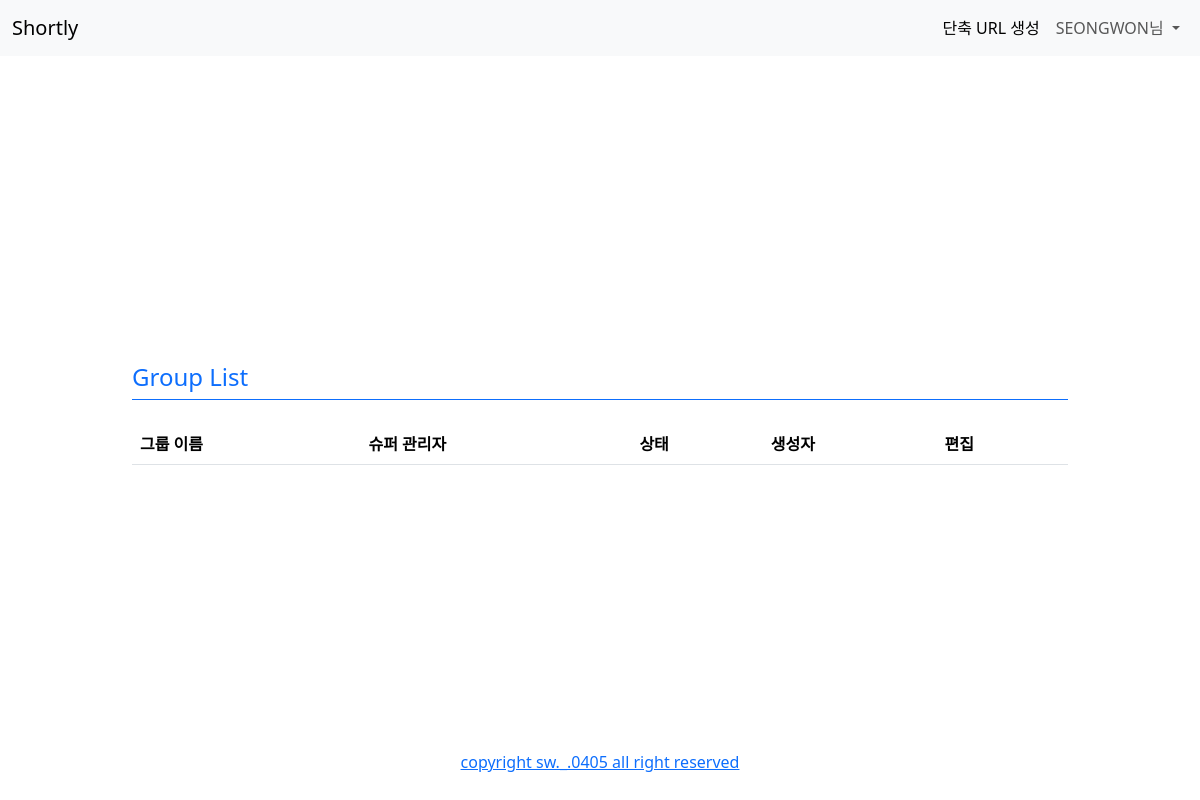
Page /group_list/ (signed in) on the earlier database version.
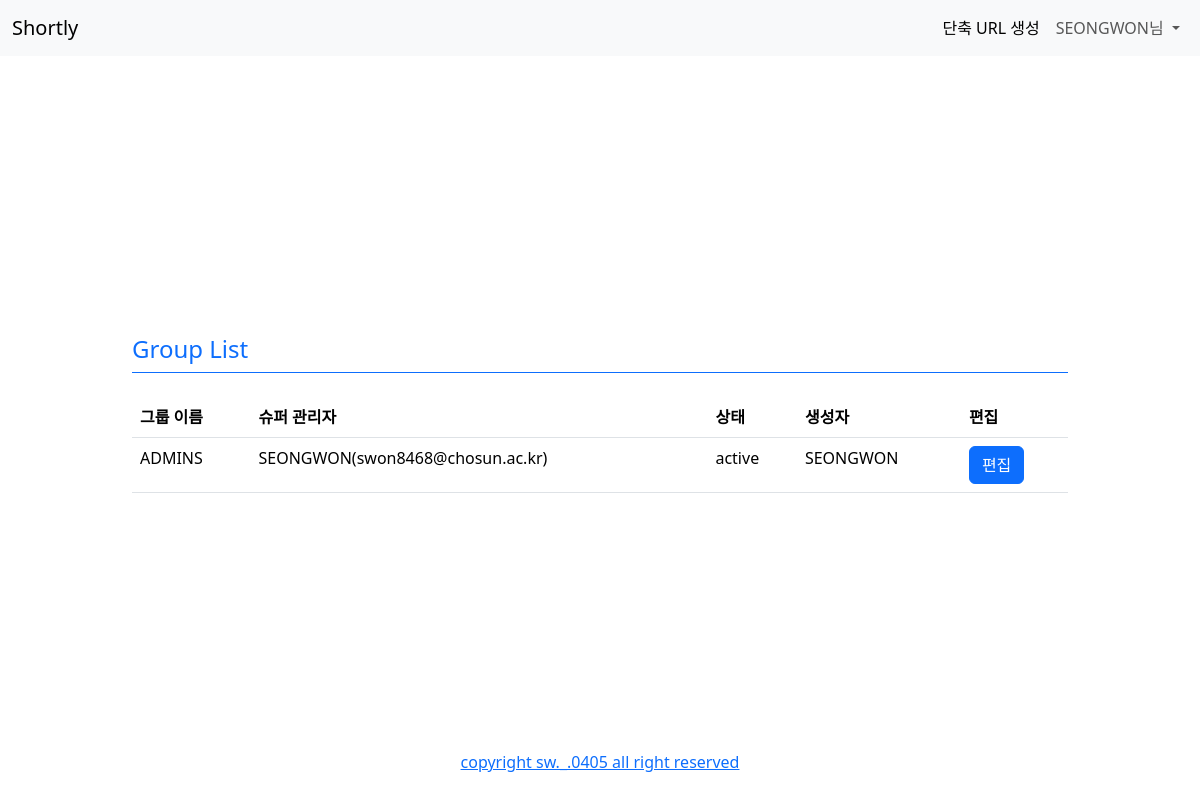
Same page on the later database version.
### home/models.py (models this page shows, shortened)
class CustomUser(AbstractBaseUser, PermissionsMixin):
    ROLE_CHOICE = (
        ('ADMIN', '관리자'),
        ('USER', '사용자'),
        ('NORMAL', '일반'),
        ('OWNER', '소유주'),
    )
    email = models.CharField(unique=True, max_length=100)
    name = models.CharField(max_length=30)
    role = models.CharField(max_length=20, choices=ROLE_CHOICE, default='NORMAL')
    school = models.CharField(max_length=100)
    is_active = models.BooleanField(default=True)
    is_staff = models.BooleanField(default=False)
    date_joined = models.DateTimeField(default=timezone.now)
    group = models.ForeignKey('Group', on_delete=models.SET_NULL, null=True, blank=True, related_name='members')
    objects = CustomUserManager()
    USERNAME_FIELD = 'email'
    REQUIRED_FIELDS = ['name']

class Group(models.Model):
    STATUS_CHOICES = [
        ('active', '활성화'),
        ('inactive', '비활성화'),
    ]
    name = models.CharField(max_length=100, unique=True)
    creator = models.ForeignKey(CustomUser, related_name='created_groups', on_delete=models.CASCADE)
    super_admin = models.OneToOneField(CustomUser, related_name='super_admin_group', on_delete=models.CASCADE)
    admins = models.ManyToManyField(CustomUser, related_name='admin_groups', blank=True)
    status = models.CharField(max_length=10, choices=STATUS_CHOICES, default='active')

### home/decorators.py (the view)
        def _wrapped_view(request, *args, **kwargs):
            if not request.user.is_authenticated:
                return redirect('login')
            if request.user.role not in allowed_roles:
                messages.error(request, 'You do not have permission to access this page.')
                return redirect('index')  # 권한이 없는 경우 index 페이지로 리다이렉트
            return view_func(request, *args, **kwargs)

### home/views.py (called while the page is built)
@login_required
@role_required(['ADMIN', 'OWNER'])
def group_list(request):
    groups = Group.objects.all()
    context = {
        'groups' : groups
    }
    return render(request, 'group_list.html', context)

### home/templates/group_list.html (shortened to what this page needs)
{% extends 'base.html' %}
{% block content %}
<div class="content">
    <div class="content_div">
        <div class="container mt-5">
            <div class="h4 pb-2 mb-4 text-primary border-bottom border-primary">
                Group List
            </div>
            <table class="table">
                <thead>
                    <tr>
                        <th>그룹 이름</th>
                        <th>슈퍼 관리자</th>
                        <th>상태</th>
                        <th>생성자</th>
                        <th>편집</th>
                    </tr>
                </thead>
                <tbody>
                    {% for group in groups %}
                    <tr>
                        <td>{{ group.name }}</td>
                        <td>{{ group.super_admin.name }}({{ group.super_admin.email }})</td>
                        <td>{{ group.status }}</td>
                        <td>{{ group.creator.name }}</td>
                        <td>
                            <button type="button" class="btn btn-primary" data-toggle="modal" data-target="#editModal{{ group.id }}">
                                편집
                            </button>
                        </td>
                    </tr>
                    {% endfor %}
                </tbody>
            </table>
        </div>
    </div>
</div>
{% endblock %}

### home/templates/base.html (shortened to what this page needs)
{% load static %}
<!DOCTYPE html>
<html lang="en">
<head>
    <link href="https://cdn.jsdelivr.net/npm/bootstrap@5.3.3/dist/css/bootstrap.min.css" rel="stylesheet">
    <link rel="stylesheet" type="text/css" href="{% static 'css/main.css' %}">
</head>
<body>
    <div class="main-container">
        <nav class="navbar navbar-expand-lg bg-body-tertiary">
            <div class="container-fluid">
                <a class="navbar-brand" href="/">Shortly</a>
                <div class="collapse navbar-collapse justify-content-end" id="navbarSupportedContent">
                    <ul class="navbar-nav mb-2 mb-lg-0">
                        <li class="nav-item">
                            <a class="nav-link active" aria-current="page" href="{% url 'create_url' %}">단축 URL 생성</a>
                        </li>
                        {% if user.is_authenticated %}
                            <li class="nav-item dropdown">
                                <a class="nav-link dropdown-toggle" href="#" role="button" data-bs-toggle="dropdown" aria-expanded="false">
                                    {{ user.name }}님
                                </a>
                            </li>
                        {% endif %}
                    </ul>
                </div>
            </div>
        </nav>
        {% block content %}
        {% endblock %}
        <div class="footer">
            <p>
                <a href="#" data-bs-toggle="modal" data-bs-target="#infoModal">copyright sw._.0405 all right reserved</a>
            </p>
        </div>
    </div>
</body>
</html>

### static/css/main.css (style rules this page uses)
html, body { height: 100%; margin: 0; }
.main-container { display: flex; flex-direction: column; height: 100%; }
.content { flex: 1; display: flex; justify-content: center; align-items: center; }
.content_div { width: 80%; }
.footer { text-align: center; padding: 10px; }

Differences in the rows shown:
added Group: name "ADMINS", super_admin.name "SEONGWON", super_admin.email "swon8468@chosun.ac.kr", status "active", creator.name "SEONGWON"
